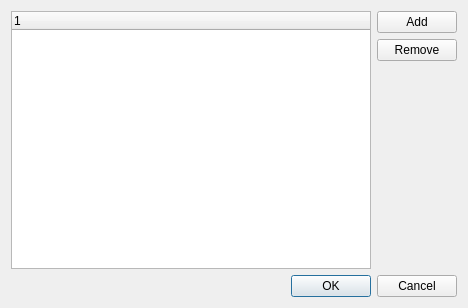
<?xml version="1.0" encoding="UTF-8"?>
<ui version="4.0">
 <class>DialogSubsystemListEditor</class>
 <widget class="QDialog" name="DialogSubsystemListEditor">
  <property name="geometry">
   <rect>
    <x>0</x>
    <y>0</y>
    <width>468</width>
    <height>308</height>
   </rect>
  </property>
  <property name="windowTitle">
   <string>Dialog</string>
  </property>
  <layout class="QGridLayout" name="gridLayout">
   <item row="0" column="0">
    <layout class="QVBoxLayout" name="verticalLayout">
     <item>
      <layout class="QHBoxLayout" name="horizontalLayout">
       <item>
        <widget class="QTreeWidget" name="m_list">
         <property name="rootIsDecorated">
          <bool>false</bool>
         </property>
         <property name="allColumnsShowFocus">
          <bool>false</bool>
         </property>
         <column>
          <property name="text">
           <string notr="true">1</string>
          </property>
         </column>
        </widget>
       </item>
       <item>
        <layout class="QVBoxLayout" name="verticalLayout_2">
         <item>
          <widget class="QPushButton" name="m_add">
           <property name="text">
            <string>Add</string>
           </property>
          </widget>
         </item>
         <item>
          <widget class="QPushButton" name="m_remove">
           <property name="text">
            <string>Remove</string>
           </property>
          </widget>
         </item>
         <item>
          <spacer name="verticalSpacer">
           <property name="orientation">
            <enum>Qt::Vertical</enum>
           </property>
           <property name="sizeHint" stdset="0">
            <size>
             <width>20</width>
             <height>40</height>
            </size>
           </property>
          </spacer>
         </item>
        </layout>
       </item>
      </layout>
     </item>
     <item>
      <layout class="QHBoxLayout" name="horizontalLayout_2">
       <item>
        <spacer name="horizontalSpacer">
         <property name="orientation">
          <enum>Qt::Horizontal</enum>
         </property>
         <property name="sizeHint" stdset="0">
          <size>
           <width>40</width>
           <height>20</height>
          </size>
         </property>
        </spacer>
       </item>
       <item>
        <widget class="QPushButton" name="buttonOk">
         <property name="text">
          <string>OK</string>
         </property>
         <property name="default">
          <bool>true</bool>
         </property>
        </widget>
       </item>
       <item>
        <widget class="QPushButton" name="buttonCancel">
         <property name="text">
          <string>Cancel</string>
         </property>
        </widget>
       </item>
      </layout>
     </item>
    </layout>
   </item>
  </layout>
 </widget>
 <resources/>
 <connections/>
</ui>
